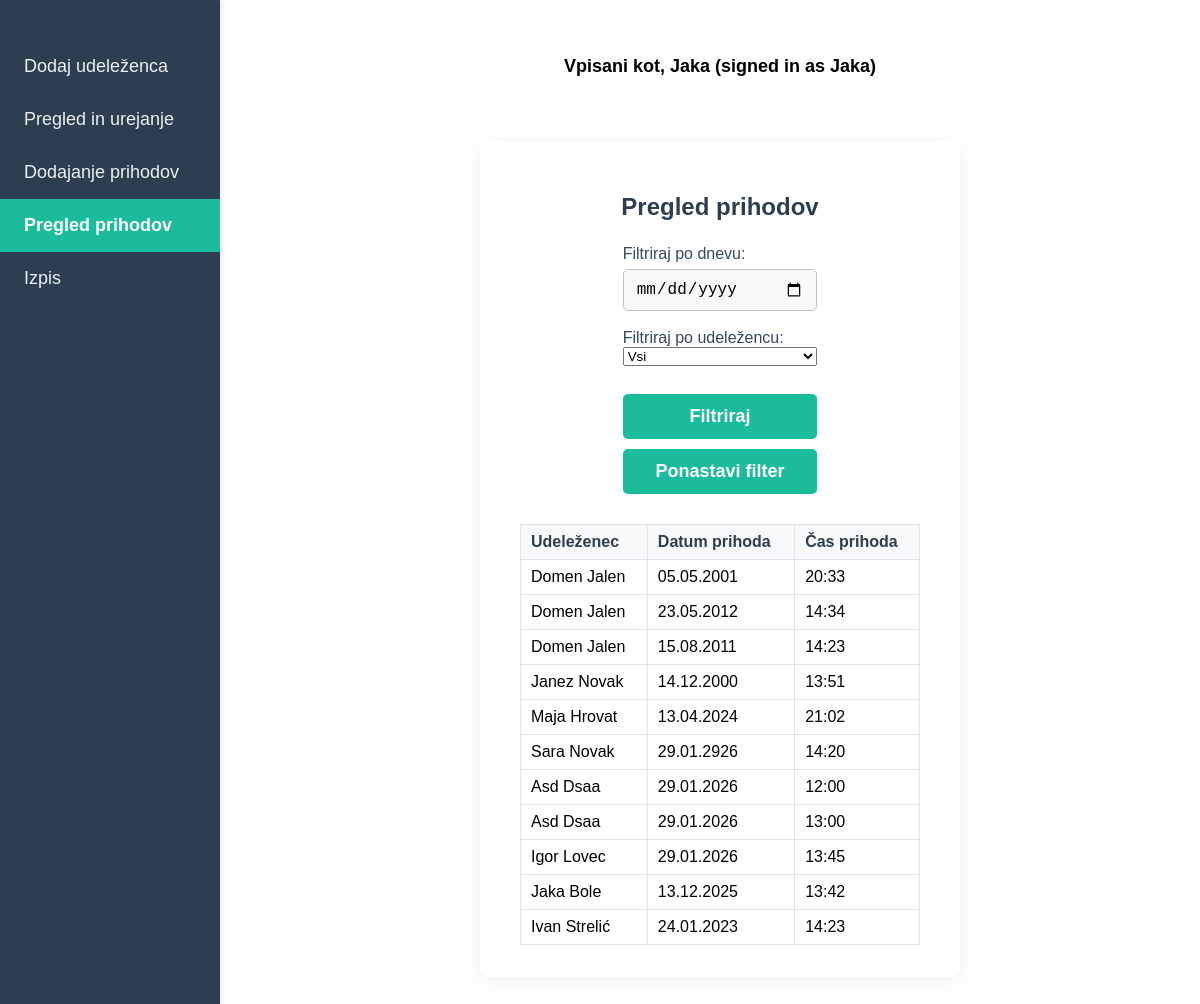
The app's page /arrivals/list/ (signed in) with its own data.
### accounts/models.py (models this page shows, shortened)
class CustomUser(AbstractBaseUser, PermissionsMixin):
    email = models.EmailField(unique=True)  # E-pošta kot uporabniško ime
    first_name = models.CharField(max_length=30, blank=True)  # Ime
    last_name = models.CharField(max_length=30, blank=True)   # Priimek
    is_active = models.BooleanField(default=True)             # Aktivnost
    is_staff = models.BooleanField(default=False)             # Pravice osebja
    objects = CustomUserManager()  # Upravljalec
    USERNAME_FIELD = 'email'       # Polje za prijavo
    REQUIRED_FIELDS = []

### arrivals/models.py (models this page shows, shortened)
class Arrival(models.Model):
    attendee = models.ForeignKey(Attendee, on_delete=models.CASCADE)  # Povezava na udeleženca
    arrived_at = models.DateTimeField()                               # Datum in čas prihoda

### attendees/models.py (models this page shows, shortened)
class Attendee(models.Model):
    first_name = models.CharField(max_length=100)  # Ime
    last_name = models.CharField(max_length=100)   # Priimek
    birth_date = models.DateField()                # Datum rojstva
    card_number = models.CharField(max_length=50, unique=True)  # Številka kartice
    created_at = models.DateTimeField(auto_now_add=True)        # Datum vnosa

### konferenca/views.py (the view)
# urls.py: path('arrivals/list/', arrival_list, name='arrival_list'),
def arrival_list(request):
    arrivals = Arrival.objects.select_related('attendee').all()
    attendees = Attendee.objects.all()
    date = request.GET.get('date')
    if date:
        arrivals = arrivals.filter(arrived_at__date=date)
    attendee_id = request.GET.get('attendee_id')
    if attendee_id:
        arrivals = arrivals.filter(attendee_id=attendee_id)
    return render(request, 'arrival_list.html', {'arrivals': arrivals, 'attendees': attendees})

### konferenca/templates/arrival_list.html (shortened to what this page needs)
{% extends "base.html" %}
{% block content %}
<div class="form-container">
  <h2>Pregled prihodov</h2>
  <form method="get" style="margin-bottom: 18px;">
    <label>Filtriraj po dnevu:
      <input type="date" name="date" value="{{ request.GET.date }}">
    </label>
    <label>Filtriraj po udeležencu:
      <select name="attendee_id">
        <option value="">Vsi</option>
      </select>
    </label>
    <button type="submit">Filtriraj</button>
    <a href="{% url 'arrival_list' %}" class="reset-filter-btn filter-btn">Ponastavi filter</a>
  </form>
  <table style="width:100%; border-collapse:collapse;">
    <tr>
      <th>Udeleženec</th>
      <th>Datum prihoda</th>
      <th>Čas prihoda</th>
    </tr>
    {% for arrival in arrivals %}
    <tr>
      <td>{{ arrival.attendee.first_name }} {{ arrival.attendee.last_name }}</td>
      <td>{% with d=arrival.arrived_at %}{{ d.day|stringformat:'02d' }}.{{ d.month|stringformat:'02d' }}.{{ d.year }}{% endwith %}</td>
      <td>{% with t=arrival.arrived_at %}{{ t.hour|stringformat:'02d' }}:{{ t.minute|stringformat:'02d' }}{% endwith %}</td>
    </tr>
    {% empty %}
    <tr>
      <td colspan="3">Ni prihodov.</td>
    </tr>
    {% endfor %}
  </table>
</div>
{% endblock %}

### konferenca/templates/base.html (shortened to what this page needs)
{% load static %}
<!doctype html>
<html lang="en">
<head>
 <link rel="stylesheet" href="{% static 'styles.css' %}">
</head>
<body>
<div class="sidebar">
  <a href="{% url 'attendee_add' %}" class="{% if request.resolver_match.url_name == 'attendee_add' %}active{% endif %}">Dodaj udeleženca</a>
  <a href="{% url 'attendee_list' %}" class="{% if request.resolver_match.url_name == 'attendee_list' %}active{% endif %}">Pregled in urejanje</a>
  <a href="{% url 'arrival_add' %}" class="{% if request.resolver_match.url_name == 'arrival_add' %}active{% endif %}">Dodajanje prihodov</a>
  <a href="{% url 'arrival_list' %}" class="{% if request.resolver_match.url_name == 'arrival_list' %}active{% endif %}">Pregled prihodov</a>
    <a href="{% url 'logout' %}">Izpis</a>
</div>
<div class="main-content">
  <div class="user-info" style="margin-top: 16px; margin-bottom: 24px; font-size: 18px; font-weight: bold; text-align: center;">
    Vpisani kot, {{ request.user.first_name|default:request.user.email }} (signed in as {{ request.user.first_name|default:request.user.email }})
  </div>
  {% block content %}{% endblock %}
</div>
</body>
</html>

### konferenca/static/styles.css (style rules this page uses)
.sidebar { position: fixed; left: 0; top: 0; width: 220px; height: 100%; background-color: #2c3e50; padding-top: 40px; box-shadow: 2px 0 5px rgba(0,0,0,0.1); display: flex; flex-direction: column; justify-content: flex-start; }
body { margin: 0; font-family: Arial, sans-serif; }
.sidebar { position: fixed; left: 0; top: 0; width: 220px; height: 100%; background-color: #2c3e50; padding-top: 40px; box-shadow: 2px 0 5px rgba(0,0,0,0.1); }
.sidebar a { display: block; color: #ecf0f1; padding: 16px 24px; text-decoration: none; font-size: 18px; transition: background 0.2s; }
.sidebar a.active { background-color: #1abc9c; color: #fff; font-weight: bold; }
.main-content { margin-left: 240px; padding: 40px 24px; min-height: 100vh; display: flex; flex-direction: column; align-items: center; box-sizing: border-box; }
.form-container { background: #fff; border-radius: 10px; box-shadow: 0 4px 24px rgba(44, 62, 80, 0.08); padding: 32px 40px; margin: 40px auto; max-width: 400px; width: 100%; display: flex; flex-direction: column; align-items: center; }
.form-container h2 { margin-bottom: 24px; color: #2c3e50; }
.form-container label { width: 100%; display: flex; flex-direction: column; margin-bottom: 18px; font-size: 16px; color: #34495e; }
.form-container input[type="text"], .form-container input[type="date"] { margin-top: 6px; padding: 10px 12px; border: 1px solid #bdc3c7; border-radius: 5px; font-size: 16px; background: #f8f9fa; transition: border 0.2s; }
.form-container button[type="submit"] { margin-top: 10px; padding: 12px 0; width: 100%; background: #1abc9c; color: #fff; border: none; border-radius: 5px; font-size: 18px; font-weight: bold; cursor: pointer; transition: background 0.2s; }
.form-container table { width: 100%; border-collapse: collapse; margin-top: 12px; }
.form-container th, .form-container td { border: 1px solid #e1e4e8; padding: 8px 10px; text-align: left; }
.form-container th { background: #f8f9fa; color: #2c3e50; }
.filter-btn, .form-container button[type="submit"] { margin-top: 10px; padding: 12px 0; width: 100%; background: #1abc9c; color: #fff; border: none; border-radius: 5px; font-size: 18px; font-weight: bold; cursor: pointer; text-align: center; text-decoration: none; display: inline-block; transition: background 0.2s; }

### records on screen
CustomUser: user.first_name "Jaka"
Arrival: attendee.first_name "Domen", attendee.last_name "Jalen", arrived_at.day "05", arrived_at.month "05", arrived_at.year "2001", arrived_at.hour "20", arrived_at.minute "33"
Arrival: attendee.first_name "Domen", attendee.last_name "Jalen", arrived_at.day "23", arrived_at.month "05", arrived_at.year "2012", arrived_at.hour "14", arrived_at.minute "34"
Arrival: attendee.first_name "Domen", attendee.last_name "Jalen", arrived_at.day "15", arrived_at.month "08", arrived_at.year "2011", arrived_at.hour "14", arrived_at.minute "23"
Arrival: attendee.first_name "Janez", attendee.last_name "Novak", arrived_at.day "14", arrived_at.month "12", arrived_at.year "2000", arrived_at.hour "13", arrived_at.minute "51"
Arrival: attendee.first_name "Maja", attendee.last_name "Hrovat", arrived_at.day "13", arrived_at.month "04", arrived_at.year "2024", arrived_at.hour "21", arrived_at.minute "02"
Arrival: attendee.first_name "Sara", attendee.last_name "Novak", arrived_at.day "29", arrived_at.month "01", arrived_at.year "2926", arrived_at.hour "14", arrived_at.minute "20"
Arrival: attendee.first_name "Asd", attendee.last_name "Dsaa", arrived_at.day "29", arrived_at.month "01", arrived_at.year "2026", arrived_at.hour "12", arrived_at.minute "00"
Arrival: attendee.first_name "Asd", attendee.last_name "Dsaa", arrived_at.day "29", arrived_at.month "01", arrived_at.year "2026", arrived_at.hour "13", arrived_at.minute "00"
Arrival: attendee.first_name "Igor", attendee.last_name "Lovec", arrived_at.day "29", arrived_at.month "01", arrived_at.year "2026", arrived_at.hour "13", arrived_at.minute "45"
Arrival: attendee.first_name "Jaka", attendee.last_name "Bole", arrived_at.day "13", arrived_at.month "12", arrived_at.year "2025", arrived_at.hour "13", arrived_at.minute "42"
Arrival: attendee.first_name "Ivan", attendee.last_name "Strelić", arrived_at.day "24", arrived_at.month "01", arrived_at.year "2023", arrived_at.hour "14", arrived_at.minute "23"
